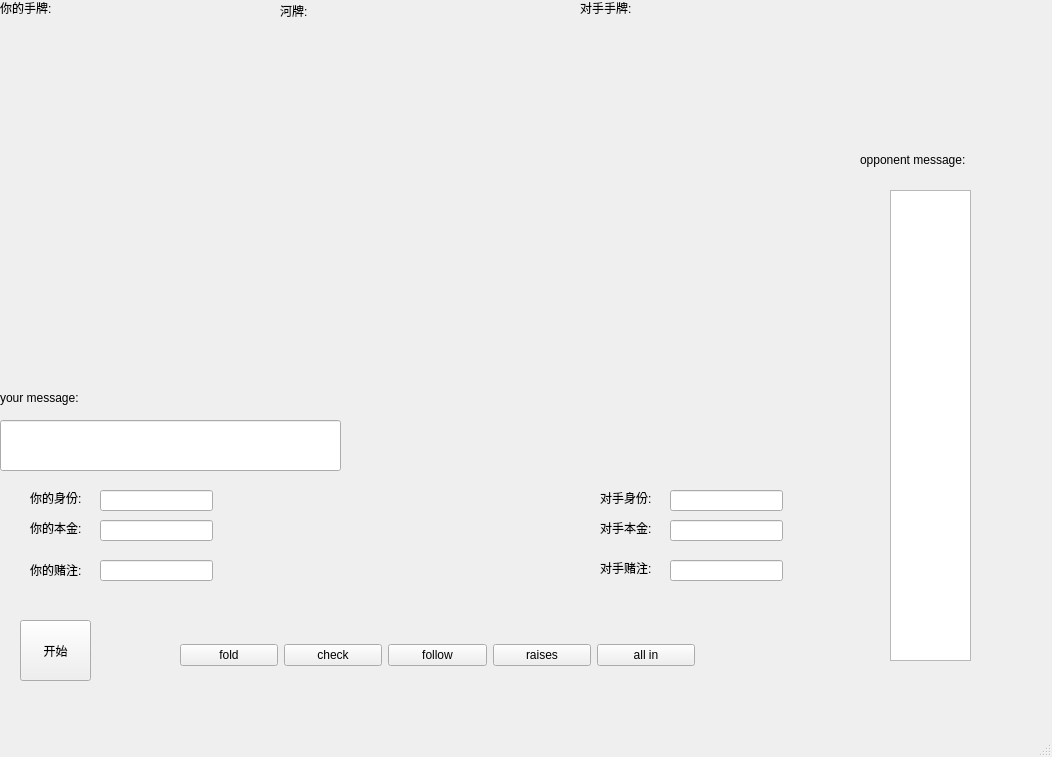
<?xml version="1.0" encoding="UTF-8"?>
<ui version="4.0">
 <class>Round0</class>
 <widget class="QMainWindow" name="Round0">
  <property name="geometry">
   <rect>
    <x>0</x>
    <y>0</y>
    <width>1052</width>
    <height>757</height>
   </rect>
  </property>
  <property name="windowTitle">
   <string>MainWindow</string>
  </property>
  <widget class="QWidget" name="centralwidget">
   <widget class="QLabel" name="label_2">
    <property name="geometry">
     <rect>
      <x>280</x>
      <y>0</y>
      <width>91</width>
      <height>21</height>
     </rect>
    </property>
    <property name="text">
     <string>河牌:</string>
    </property>
   </widget>
   <widget class="QLabel" name="opponent_Poker1">
    <property name="geometry">
     <rect>
      <x>580</x>
      <y>30</y>
      <width>101</width>
      <height>141</height>
     </rect>
    </property>
    <property name="text">
     <string/>
    </property>
   </widget>
   <widget class="QLineEdit" name="your_message">
    <property name="geometry">
     <rect>
      <x>0</x>
      <y>420</y>
      <width>341</width>
      <height>51</height>
     </rect>
    </property>
   </widget>
   <widget class="QLabel" name="River5">
    <property name="geometry">
     <rect>
      <x>340</x>
      <y>210</y>
      <width>101</width>
      <height>141</height>
     </rect>
    </property>
    <property name="text">
     <string/>
    </property>
   </widget>
   <widget class="QLabel" name="River4">
    <property name="geometry">
     <rect>
      <x>210</x>
      <y>210</y>
      <width>101</width>
      <height>141</height>
     </rect>
    </property>
    <property name="text">
     <string/>
    </property>
   </widget>
   <widget class="QLabel" name="your_Poker2">
    <property name="geometry">
     <rect>
      <x>10</x>
      <y>210</y>
      <width>101</width>
      <height>141</height>
     </rect>
    </property>
    <property name="text">
     <string/>
    </property>
   </widget>
   <widget class="QWidget" name="widget_2" native="true">
    <property name="geometry">
     <rect>
      <x>590</x>
      <y>480</y>
      <width>201</width>
      <height>111</height>
     </rect>
    </property>
    <widget class="QLabel" name="label_8">
     <property name="geometry">
      <rect>
       <x>10</x>
       <y>10</y>
       <width>72</width>
       <height>15</height>
      </rect>
     </property>
     <property name="text">
      <string>对手身份:</string>
     </property>
    </widget>
    <widget class="QLabel" name="label_9">
     <property name="geometry">
      <rect>
       <x>10</x>
       <y>40</y>
       <width>72</width>
       <height>15</height>
      </rect>
     </property>
     <property name="text">
      <string>对手本金:</string>
     </property>
    </widget>
    <widget class="QLabel" name="label_10">
     <property name="geometry">
      <rect>
       <x>10</x>
       <y>80</y>
       <width>72</width>
       <height>15</height>
      </rect>
     </property>
     <property name="text">
      <string>对手赌注:</string>
     </property>
    </widget>
    <widget class="QLineEdit" name="opponent_identify">
     <property name="geometry">
      <rect>
       <x>80</x>
       <y>10</y>
       <width>113</width>
       <height>21</height>
      </rect>
     </property>
    </widget>
    <widget class="QLineEdit" name="opponent_bonus">
     <property name="geometry">
      <rect>
       <x>80</x>
       <y>40</y>
       <width>113</width>
       <height>21</height>
      </rect>
     </property>
    </widget>
    <widget class="QLineEdit" name="opponent_bet">
     <property name="geometry">
      <rect>
       <x>80</x>
       <y>80</y>
       <width>113</width>
       <height>21</height>
      </rect>
     </property>
    </widget>
   </widget>
   <widget class="QLabel" name="label_11">
    <property name="geometry">
     <rect>
      <x>0</x>
      <y>390</y>
      <width>121</width>
      <height>16</height>
     </rect>
    </property>
    <property name="text">
     <string>your message:</string>
    </property>
   </widget>
   <widget class="QLabel" name="River2">
    <property name="geometry">
     <rect>
      <x>260</x>
      <y>30</y>
      <width>101</width>
      <height>141</height>
     </rect>
    </property>
    <property name="text">
     <string/>
    </property>
   </widget>
   <widget class="QWidget" name="widget" native="true">
    <property name="geometry">
     <rect>
      <x>180</x>
      <y>630</y>
      <width>515</width>
      <height>50</height>
     </rect>
    </property>
    <layout class="QHBoxLayout" name="horizontalLayout">
     <item>
      <widget class="QPushButton" name="fold">
       <property name="text">
        <string>fold</string>
       </property>
      </widget>
     </item>
     <item>
      <widget class="QPushButton" name="check">
       <property name="text">
        <string>check</string>
       </property>
      </widget>
     </item>
     <item>
      <widget class="QPushButton" name="follow">
       <property name="text">
        <string>follow</string>
       </property>
      </widget>
     </item>
     <item>
      <widget class="QPushButton" name="raise">
       <property name="text">
        <string>raises</string>
       </property>
      </widget>
     </item>
     <item>
      <widget class="QPushButton" name="allin">
       <property name="text">
        <string>all in</string>
       </property>
      </widget>
     </item>
    </layout>
   </widget>
   <widget class="QLabel" name="opponent_Poker2">
    <property name="geometry">
     <rect>
      <x>580</x>
      <y>210</y>
      <width>101</width>
      <height>141</height>
     </rect>
    </property>
    <property name="text">
     <string/>
    </property>
   </widget>
   <widget class="QLabel" name="label_4">
    <property name="geometry">
     <rect>
      <x>860</x>
      <y>150</y>
      <width>141</width>
      <height>20</height>
     </rect>
    </property>
    <property name="text">
     <string>opponent message:</string>
    </property>
   </widget>
   <widget class="QTextEdit" name="opponent_message">
    <property name="geometry">
     <rect>
      <x>890</x>
      <y>190</y>
      <width>81</width>
      <height>471</height>
     </rect>
    </property>
   </widget>
   <widget class="QLabel" name="your_Poker1">
    <property name="geometry">
     <rect>
      <x>10</x>
      <y>30</y>
      <width>101</width>
      <height>141</height>
     </rect>
    </property>
    <property name="text">
     <string/>
    </property>
   </widget>
   <widget class="QLabel" name="River1">
    <property name="geometry">
     <rect>
      <x>150</x>
      <y>30</y>
      <width>101</width>
      <height>141</height>
     </rect>
    </property>
    <property name="text">
     <string/>
    </property>
   </widget>
   <widget class="QLabel" name="label_3">
    <property name="geometry">
     <rect>
      <x>580</x>
      <y>0</y>
      <width>72</width>
      <height>15</height>
     </rect>
    </property>
    <property name="text">
     <string>对手手牌:</string>
    </property>
   </widget>
   <widget class="QWidget" name="Widget_3" native="true">
    <property name="geometry">
     <rect>
      <x>20</x>
      <y>480</y>
      <width>201</width>
      <height>121</height>
     </rect>
    </property>
    <widget class="QLabel" name="label_5">
     <property name="geometry">
      <rect>
       <x>10</x>
       <y>10</y>
       <width>72</width>
       <height>15</height>
      </rect>
     </property>
     <property name="text">
      <string>你的身份:</string>
     </property>
    </widget>
    <widget class="QLineEdit" name="your_identify">
     <property name="geometry">
      <rect>
       <x>80</x>
       <y>10</y>
       <width>113</width>
       <height>21</height>
      </rect>
     </property>
    </widget>
    <widget class="QLabel" name="label_6">
     <property name="geometry">
      <rect>
       <x>10</x>
       <y>40</y>
       <width>72</width>
       <height>15</height>
      </rect>
     </property>
     <property name="text">
      <string>你的本金:</string>
     </property>
    </widget>
    <widget class="QLineEdit" name="your_bonus">
     <property name="geometry">
      <rect>
       <x>80</x>
       <y>40</y>
       <width>113</width>
       <height>21</height>
      </rect>
     </property>
    </widget>
    <widget class="QLabel" name="label_7">
     <property name="geometry">
      <rect>
       <x>10</x>
       <y>80</y>
       <width>72</width>
       <height>20</height>
      </rect>
     </property>
     <property name="text">
      <string>你的赌注:</string>
     </property>
    </widget>
    <widget class="QLineEdit" name="your_bet">
     <property name="geometry">
      <rect>
       <x>80</x>
       <y>80</y>
       <width>113</width>
       <height>21</height>
      </rect>
     </property>
    </widget>
   </widget>
   <widget class="QLabel" name="River3">
    <property name="geometry">
     <rect>
      <x>370</x>
      <y>30</y>
      <width>101</width>
      <height>141</height>
     </rect>
    </property>
    <property name="text">
     <string/>
    </property>
   </widget>
   <widget class="QLabel" name="label">
    <property name="geometry">
     <rect>
      <x>0</x>
      <y>0</y>
      <width>72</width>
      <height>15</height>
     </rect>
    </property>
    <property name="text">
     <string>你的手牌:</string>
    </property>
   </widget>
   <widget class="QPushButton" name="start">
    <property name="geometry">
     <rect>
      <x>20</x>
      <y>620</y>
      <width>71</width>
      <height>61</height>
     </rect>
    </property>
    <property name="text">
     <string>开始</string>
    </property>
   </widget>
  </widget>
  <widget class="QMenuBar" name="menubar">
   <property name="geometry">
    <rect>
     <x>0</x>
     <y>0</y>
     <width>1052</width>
     <height>26</height>
    </rect>
   </property>
  </widget>
  <widget class="QStatusBar" name="statusbar"/>
 </widget>
 <resources/>
 <connections/>
</ui>
